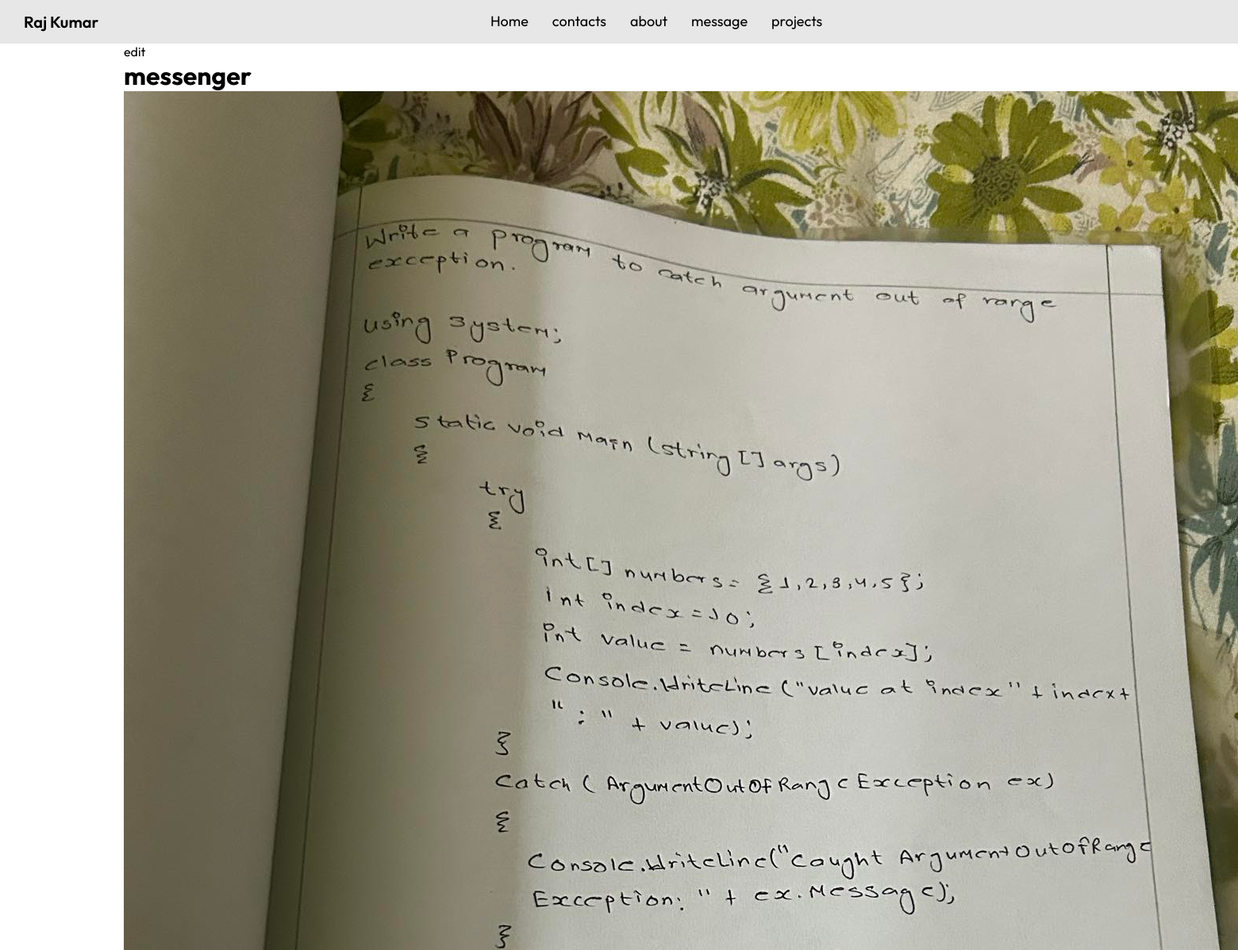
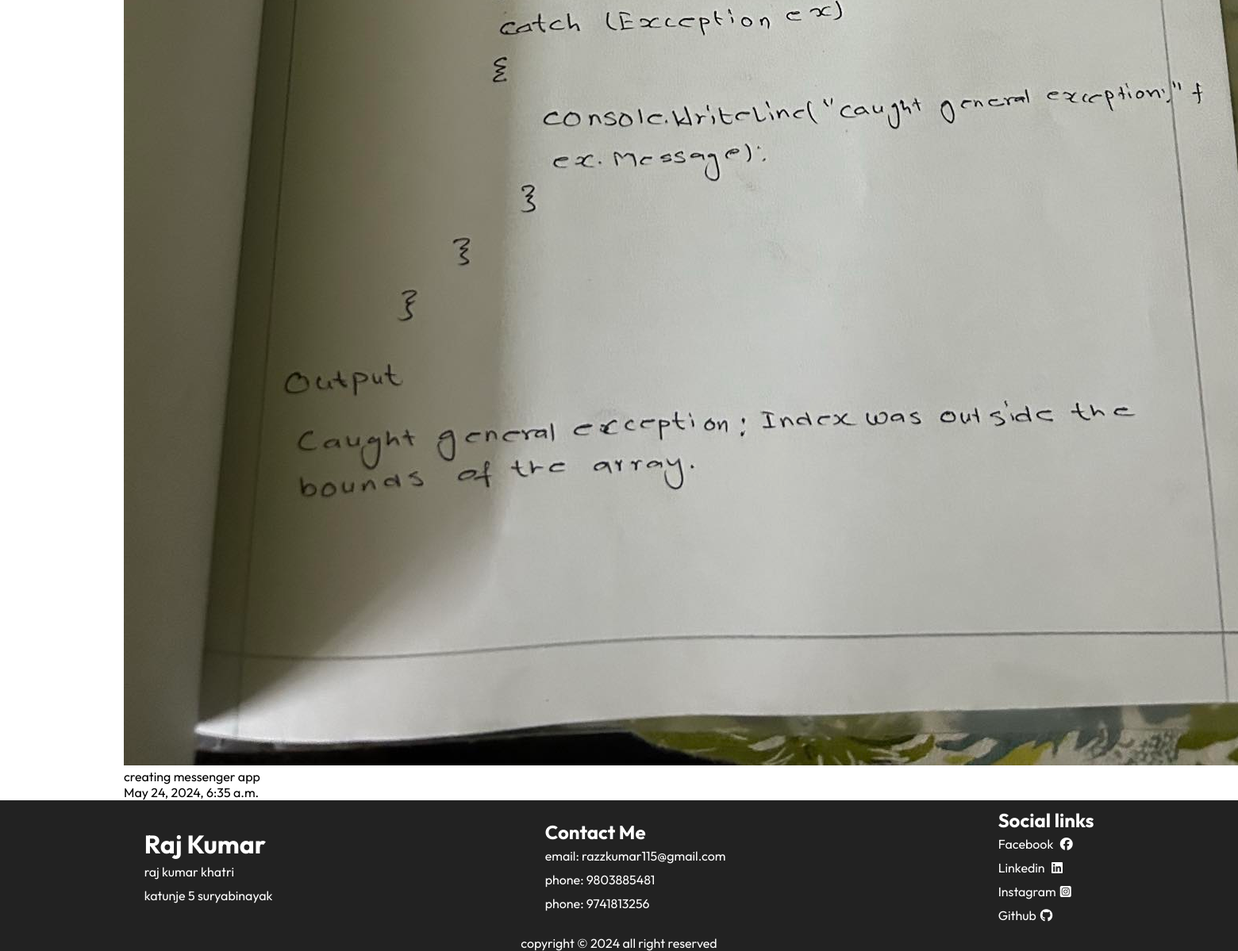
The page /project/2bfbcef2-c94b-476e-aa82-de5126715d64/ on the database its author committed (2 pictures, top to bottom).
### base/models.py (models this page shows, shortened)
class Projects(models.Model):
    title = models.CharField(max_length=200)
    body =RichTextUploadingField()
    slug = models.SlugField(null=True, blank=True)
    created =models.DateTimeField(auto_now_add =True)
    id = models.UUIDField(default= uuid.uuid4, unique=True, primary_key=True)
    image = models.ImageField(upload_to = 'projects/')

### base/views.py (the view)
# urls.py: path('project/<str:pk>/', views.project, name="project"),
def project(request, pk):
    product = Projects.objects.get(pk=pk)
    content = {"product":product}
    return render(request, 'base/project.html', content)

### base/templates/base/project.html
{% extends "base/main.html" %}
{% load static %}
{% block content %}
<div class="components">
    <a href="{% url 'editproject' product.id %}"> edit </a>
    <h1> {{product.title}} </h1>
    <img src="{{product.image.url}}" alt="" />
    <p>{{product.body|safe}}  </p>
    <p> {{product.created}}  </p>
</div>
{% endblock %}

### static/css/home.css (style rules this page uses)
* { margin:0; padding: 0; box-sizing: border-box; font-family: "Outfit", sans-serif; }
a { text-decoration: none; color:black; }
.components { width: 80%; margin: 0 auto; }

### rows shown on the page
Projects: title "messenger", image (picture), body "creating messenger app", created "May 24, 2024, 6:35 a.m."
